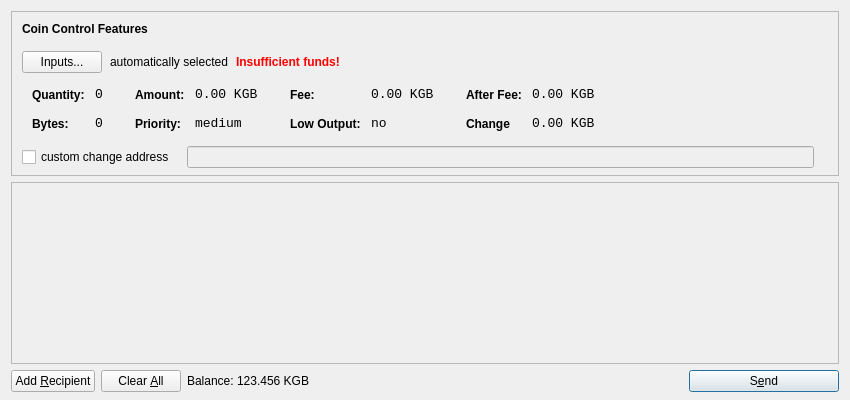
<?xml version="1.0" encoding="UTF-8"?>
<ui version="4.0">
 <class>SendCoinsDialog</class>
 <widget class="QDialog" name="SendCoinsDialog">
  <property name="geometry">
   <rect>
    <x>0</x>
    <y>0</y>
    <width>850</width>
    <height>400</height>
   </rect>
  </property>
  <property name="windowTitle">
   <string>Send Coins</string>
  </property>
  <layout class="QVBoxLayout" name="verticalLayout" stretch="0,1,0">
   <property name="bottomMargin">
    <number>8</number>
   </property>
   <item>
    <widget class="QFrame" name="frameCoinControl">
     <property name="sizePolicy">
      <sizepolicy hsizetype="Expanding" vsizetype="Expanding">
       <horstretch>0</horstretch>
       <verstretch>0</verstretch>
      </sizepolicy>
     </property>
     <property name="maximumSize">
      <size>
       <width>16777215</width>
       <height>16777215</height>
      </size>
     </property>
     <property name="frameShape">
      <enum>QFrame::StyledPanel</enum>
     </property>
     <property name="frameShadow">
      <enum>QFrame::Sunken</enum>
     </property>
     <layout class="QVBoxLayout" name="verticalLayoutCoinControl2">
      <property name="spacing">
       <number>-1</number>
      </property>
      <property name="leftMargin">
       <number>0</number>
      </property>
      <property name="topMargin">
       <number>0</number>
      </property>
      <property name="rightMargin">
       <number>0</number>
      </property>
      <property name="bottomMargin">
       <number>6</number>
      </property>
      <item>
       <layout class="QVBoxLayout" name="verticalLayoutCoinControl" stretch="0,0,0,0,1">
        <property name="spacing">
         <number>0</number>
        </property>
        <property name="leftMargin">
         <number>10</number>
        </property>
        <property name="topMargin">
         <number>10</number>
        </property>
        <item>
         <layout class="QHBoxLayout" name="horizontalLayoutCoinControl1">
          <property name="bottomMargin">
           <number>15</number>
          </property>
          <item>
           <widget class="QLabel" name="labelCoinControlFeatures">
            <property name="sizePolicy">
             <sizepolicy hsizetype="Preferred" vsizetype="Maximum">
              <horstretch>0</horstretch>
              <verstretch>0</verstretch>
             </sizepolicy>
            </property>
            <property name="font">
             <font>
              <weight>75</weight>
              <bold>true</bold>
             </font>
            </property>
            <property name="styleSheet">
             <string notr="true">font-weight:bold;</string>
            </property>
            <property name="text">
             <string>Coin Control Features</string>
            </property>
           </widget>
          </item>
         </layout>
        </item>
        <item>
         <layout class="QHBoxLayout" name="horizontalLayoutCoinControl2" stretch="0,0,0,0">
          <property name="spacing">
           <number>8</number>
          </property>
          <property name="bottomMargin">
           <number>10</number>
          </property>
          <item>
           <widget class="QPushButton" name="pushButtonCoinControl">
            <property name="styleSheet">
             <string notr="true"/>
            </property>
            <property name="text">
             <string>Inputs...</string>
            </property>
           </widget>
          </item>
          <item>
           <widget class="QLabel" name="labelCoinControlAutomaticallySelected">
            <property name="text">
             <string>automatically selected</string>
            </property>
            <property name="margin">
             <number>5</number>
            </property>
           </widget>
          </item>
          <item>
           <widget class="QLabel" name="labelCoinControlInsuffFunds">
            <property name="font">
             <font>
              <weight>75</weight>
              <bold>true</bold>
             </font>
            </property>
            <property name="styleSheet">
             <string notr="true">color:red;font-weight:bold;</string>
            </property>
            <property name="text">
             <string>Insufficient funds!</string>
            </property>
            <property name="margin">
             <number>5</number>
            </property>
           </widget>
          </item>
          <item>
           <spacer name="horizontalSpacerCoinControl">
            <property name="orientation">
             <enum>Qt::Horizontal</enum>
            </property>
            <property name="sizeHint" stdset="0">
             <size>
              <width>40</width>
              <height>1</height>
             </size>
            </property>
           </spacer>
          </item>
         </layout>
        </item>
        <item>
         <widget class="QWidget" name="widgetCoinControl" native="true">
          <property name="sizePolicy">
           <sizepolicy hsizetype="Preferred" vsizetype="Preferred">
            <horstretch>0</horstretch>
            <verstretch>0</verstretch>
           </sizepolicy>
          </property>
          <property name="minimumSize">
           <size>
            <width>0</width>
            <height>0</height>
           </size>
          </property>
          <property name="styleSheet">
           <string notr="true"/>
          </property>
          <layout class="QHBoxLayout" name="horizontalLayoutCoinControl5">
           <property name="margin">
            <number>0</number>
           </property>
           <item>
            <layout class="QHBoxLayout" name="horizontalLayoutCoinControl3" stretch="0,0,0,1">
             <property name="spacing">
              <number>20</number>
             </property>
             <property name="topMargin">
              <number>0</number>
             </property>
             <property name="bottomMargin">
              <number>10</number>
             </property>
             <item>
              <layout class="QFormLayout" name="formLayoutCoinControl1">
               <property name="horizontalSpacing">
                <number>10</number>
               </property>
               <property name="verticalSpacing">
                <number>14</number>
               </property>
               <property name="leftMargin">
                <number>10</number>
               </property>
               <property name="topMargin">
                <number>4</number>
               </property>
               <property name="rightMargin">
                <number>6</number>
               </property>
               <item row="0" column="0">
                <widget class="QLabel" name="labelCoinControlQuantityText">
                 <property name="styleSheet">
                  <string notr="true">font-weight:bold;</string>
                 </property>
                 <property name="text">
                  <string>Quantity:</string>
                 </property>
                 <property name="margin">
                  <number>0</number>
                 </property>
                </widget>
               </item>
               <item row="0" column="1">
                <widget class="QLabel" name="labelCoinControlQuantity">
                 <property name="font">
                  <font>
                   <family>Monospace</family>
                   <pointsize>10</pointsize>
                  </font>
                 </property>
                 <property name="cursor">
                  <cursorShape>IBeamCursor</cursorShape>
                 </property>
                 <property name="contextMenuPolicy">
                  <enum>Qt::ActionsContextMenu</enum>
                 </property>
                 <property name="text">
                  <string>0</string>
                 </property>
                 <property name="margin">
                  <number>0</number>
                 </property>
                 <property name="textInteractionFlags">
                  <set>Qt::LinksAccessibleByMouse|Qt::TextSelectableByKeyboard|Qt::TextSelectableByMouse</set>
                 </property>
                </widget>
               </item>
               <item row="1" column="0">
                <widget class="QLabel" name="labelCoinControlBytesText">
                 <property name="styleSheet">
                  <string notr="true">font-weight:bold;</string>
                 </property>
                 <property name="text">
                  <string>Bytes:</string>
                 </property>
                </widget>
               </item>
               <item row="1" column="1">
                <widget class="QLabel" name="labelCoinControlBytes">
                 <property name="font">
                  <font>
                   <family>Monospace</family>
                   <pointsize>10</pointsize>
                  </font>
                 </property>
                 <property name="cursor">
                  <cursorShape>IBeamCursor</cursorShape>
                 </property>
                 <property name="contextMenuPolicy">
                  <enum>Qt::ActionsContextMenu</enum>
                 </property>
                 <property name="text">
                  <string>0</string>
                 </property>
                 <property name="textInteractionFlags">
                  <set>Qt::LinksAccessibleByMouse|Qt::TextSelectableByKeyboard|Qt::TextSelectableByMouse</set>
                 </property>
                </widget>
               </item>
              </layout>
             </item>
             <item>
              <layout class="QFormLayout" name="formLayoutCoinControl2">
               <property name="horizontalSpacing">
                <number>10</number>
               </property>
               <property name="verticalSpacing">
                <number>14</number>
               </property>
               <property name="leftMargin">
                <number>6</number>
               </property>
               <property name="topMargin">
                <number>4</number>
               </property>
               <property name="rightMargin">
                <number>6</number>
               </property>
               <item row="0" column="0">
                <widget class="QLabel" name="labelCoinControlAmountText">
                 <property name="styleSheet">
                  <string notr="true">font-weight:bold;</string>
                 </property>
                 <property name="text">
                  <string>Amount:</string>
                 </property>
                 <property name="margin">
                  <number>0</number>
                 </property>
                </widget>
               </item>
               <item row="0" column="1">
                <widget class="QLabel" name="labelCoinControlAmount">
                 <property name="font">
                  <font>
                   <family>Monospace</family>
                   <pointsize>10</pointsize>
                  </font>
                 </property>
                 <property name="cursor">
                  <cursorShape>IBeamCursor</cursorShape>
                 </property>
                 <property name="contextMenuPolicy">
                  <enum>Qt::ActionsContextMenu</enum>
                 </property>
                 <property name="text">
                  <string notr="true">0.00 KGB</string>
                 </property>
                 <property name="textInteractionFlags">
                  <set>Qt::LinksAccessibleByMouse|Qt::TextSelectableByKeyboard|Qt::TextSelectableByMouse</set>
                 </property>
                </widget>
               </item>
               <item row="1" column="0">
                <widget class="QLabel" name="labelCoinControlPriorityText">
                 <property name="styleSheet">
                  <string notr="true">font-weight:bold;</string>
                 </property>
                 <property name="text">
                  <string>Priority:</string>
                 </property>
                </widget>
               </item>
               <item row="1" column="1">
                <widget class="QLabel" name="labelCoinControlPriority">
                 <property name="font">
                  <font>
                   <family>Monospace</family>
                   <pointsize>10</pointsize>
                  </font>
                 </property>
                 <property name="cursor">
                  <cursorShape>IBeamCursor</cursorShape>
                 </property>
                 <property name="contextMenuPolicy">
                  <enum>Qt::ActionsContextMenu</enum>
                 </property>
                 <property name="text">
                  <string>medium</string>
                 </property>
                 <property name="textInteractionFlags">
                  <set>Qt::LinksAccessibleByMouse|Qt::TextSelectableByKeyboard|Qt::TextSelectableByMouse</set>
                 </property>
                </widget>
               </item>
              </layout>
             </item>
             <item>
              <layout class="QFormLayout" name="formLayoutCoinControl3">
               <property name="horizontalSpacing">
                <number>10</number>
               </property>
               <property name="verticalSpacing">
                <number>14</number>
               </property>
               <property name="leftMargin">
                <number>6</number>
               </property>
               <property name="topMargin">
                <number>4</number>
               </property>
               <property name="rightMargin">
                <number>6</number>
               </property>
               <item row="0" column="0">
                <widget class="QLabel" name="labelCoinControlFeeText">
                 <property name="styleSheet">
                  <string notr="true">font-weight:bold;</string>
                 </property>
                 <property name="text">
                  <string>Fee:</string>
                 </property>
                 <property name="margin">
                  <number>0</number>
                 </property>
                </widget>
               </item>
               <item row="0" column="1">
                <widget class="QLabel" name="labelCoinControlFee">
                 <property name="font">
                  <font>
                   <family>Monospace</family>
                   <pointsize>10</pointsize>
                  </font>
                 </property>
                 <property name="cursor">
                  <cursorShape>IBeamCursor</cursorShape>
                 </property>
                 <property name="contextMenuPolicy">
                  <enum>Qt::ActionsContextMenu</enum>
                 </property>
                 <property name="text">
                  <string notr="true">0.00 KGB</string>
                 </property>
                 <property name="textInteractionFlags">
                  <set>Qt::LinksAccessibleByMouse|Qt::TextSelectableByKeyboard|Qt::TextSelectableByMouse</set>
                 </property>
                </widget>
               </item>
               <item row="1" column="0">
                <widget class="QLabel" name="labelCoinControlLowOutputText">
                 <property name="styleSheet">
                  <string notr="true">font-weight:bold;</string>
                 </property>
                 <property name="text">
                  <string>Low Output:</string>
                 </property>
                </widget>
               </item>
               <item row="1" column="1">
                <widget class="QLabel" name="labelCoinControlLowOutput">
                 <property name="font">
                  <font>
                   <family>Monospace</family>
                   <pointsize>10</pointsize>
                  </font>
                 </property>
                 <property name="cursor">
                  <cursorShape>IBeamCursor</cursorShape>
                 </property>
                 <property name="contextMenuPolicy">
                  <enum>Qt::ActionsContextMenu</enum>
                 </property>
                 <property name="text">
                  <string>no</string>
                 </property>
                 <property name="textInteractionFlags">
                  <set>Qt::LinksAccessibleByMouse|Qt::TextSelectableByKeyboard|Qt::TextSelectableByMouse</set>
                 </property>
                </widget>
               </item>
              </layout>
             </item>
             <item>
              <layout class="QFormLayout" name="formLayoutCoinControl4">
               <property name="horizontalSpacing">
                <number>10</number>
               </property>
               <property name="verticalSpacing">
                <number>14</number>
               </property>
               <property name="leftMargin">
                <number>6</number>
               </property>
               <property name="topMargin">
                <number>4</number>
               </property>
               <property name="rightMargin">
                <number>6</number>
               </property>
               <item row="0" column="0">
                <widget class="QLabel" name="labelCoinControlAfterFeeText">
                 <property name="styleSheet">
                  <string notr="true">font-weight:bold;</string>
                 </property>
                 <property name="text">
                  <string>After Fee:</string>
                 </property>
                 <property name="margin">
                  <number>0</number>
                 </property>
                </widget>
               </item>
               <item row="0" column="1">
                <widget class="QLabel" name="labelCoinControlAfterFee">
                 <property name="font">
                  <font>
                   <family>Monospace</family>
                   <pointsize>10</pointsize>
                  </font>
                 </property>
                 <property name="cursor">
                  <cursorShape>IBeamCursor</cursorShape>
                 </property>
                 <property name="contextMenuPolicy">
                  <enum>Qt::ActionsContextMenu</enum>
                 </property>
                 <property name="text">
                  <string notr="true">0.00 KGB</string>
                 </property>
                 <property name="textInteractionFlags">
                  <set>Qt::LinksAccessibleByMouse|Qt::TextSelectableByKeyboard|Qt::TextSelectableByMouse</set>
                 </property>
                </widget>
               </item>
               <item row="1" column="0">
                <widget class="QLabel" name="labelCoinControlChangeText">
                 <property name="styleSheet">
                  <string notr="true">font-weight:bold;</string>
                 </property>
                 <property name="text">
                  <string>Change</string>
                 </property>
                </widget>
               </item>
               <item row="1" column="1">
                <widget class="QLabel" name="labelCoinControlChange">
                 <property name="font">
                  <font>
                   <family>Monospace</family>
                   <pointsize>10</pointsize>
                  </font>
                 </property>
                 <property name="cursor">
                  <cursorShape>IBeamCursor</cursorShape>
                 </property>
                 <property name="contextMenuPolicy">
                  <enum>Qt::ActionsContextMenu</enum>
                 </property>
                 <property name="text">
                  <string notr="true">0.00 KGB</string>
                 </property>
                 <property name="textInteractionFlags">
                  <set>Qt::LinksAccessibleByMouse|Qt::TextSelectableByKeyboard|Qt::TextSelectableByMouse</set>
                 </property>
                </widget>
               </item>
              </layout>
             </item>
            </layout>
           </item>
          </layout>
         </widget>
        </item>
        <item>
         <layout class="QHBoxLayout" name="horizontalLayoutCoinControl4" stretch="0,0,0">
          <property name="spacing">
           <number>12</number>
          </property>
          <property name="sizeConstraint">
           <enum>QLayout::SetDefaultConstraint</enum>
          </property>
          <property name="topMargin">
           <number>5</number>
          </property>
          <property name="rightMargin">
           <number>5</number>
          </property>
          <item>
           <widget class="QCheckBox" name="checkBoxCoinControlChange">
            <property name="text">
             <string>custom change address</string>
            </property>
           </widget>
          </item>
          <item>
           <widget class="QLineEdit" name="lineEditCoinControlChange">
            <property name="enabled">
             <bool>false</bool>
            </property>
            <property name="sizePolicy">
             <sizepolicy hsizetype="Expanding" vsizetype="Fixed">
              <horstretch>0</horstretch>
              <verstretch>0</verstretch>
             </sizepolicy>
            </property>
           </widget>
          </item>
          <item>
           <widget class="QLabel" name="labelCoinControlChangeLabel">
            <property name="sizePolicy">
             <sizepolicy hsizetype="Preferred" vsizetype="Expanding">
              <horstretch>0</horstretch>
              <verstretch>0</verstretch>
             </sizepolicy>
            </property>
            <property name="minimumSize">
             <size>
              <width>0</width>
              <height>0</height>
             </size>
            </property>
            <property name="text">
             <string/>
            </property>
            <property name="margin">
             <number>3</number>
            </property>
           </widget>
          </item>
         </layout>
        </item>
        <item>
         <spacer name="verticalSpacerCoinControl">
          <property name="orientation">
           <enum>Qt::Vertical</enum>
          </property>
          <property name="sizeHint" stdset="0">
           <size>
            <width>800</width>
            <height>1</height>
           </size>
          </property>
         </spacer>
        </item>
       </layout>
      </item>
     </layout>
    </widget>
   </item>
   <item>
    <widget class="QScrollArea" name="scrollArea">
     <property name="widgetResizable">
      <bool>true</bool>
     </property>
     <widget class="QWidget" name="scrollAreaWidgetContents">
      <property name="geometry">
       <rect>
        <x>0</x>
        <y>0</y>
        <width>830</width>
        <height>165</height>
       </rect>
      </property>
      <layout class="QVBoxLayout" name="verticalLayout_2">
       <property name="margin">
        <number>0</number>
       </property>
       <item>
        <layout class="QVBoxLayout" name="entries">
         <property name="spacing">
          <number>6</number>
         </property>
        </layout>
       </item>
       <item>
        <spacer name="verticalSpacer">
         <property name="orientation">
          <enum>Qt::Vertical</enum>
         </property>
         <property name="sizeHint" stdset="0">
          <size>
           <width>20</width>
           <height>40</height>
          </size>
         </property>
        </spacer>
       </item>
      </layout>
     </widget>
    </widget>
   </item>
   <item>
    <layout class="QHBoxLayout" name="horizontalLayout">
     <item>
      <widget class="QPushButton" name="addButton">
       <property name="toolTip">
        <string>Send to multiple recipients at once</string>
       </property>
       <property name="text">
        <string>Add &amp;Recipient</string>
       </property>
       <property name="autoDefault">
        <bool>false</bool>
       </property>
      </widget>
     </item>
     <item>
      <widget class="QPushButton" name="clearButton">
       <property name="sizePolicy">
        <sizepolicy hsizetype="Minimum" vsizetype="Fixed">
         <horstretch>0</horstretch>
         <verstretch>0</verstretch>
        </sizepolicy>
       </property>
       <property name="toolTip">
        <string>Remove all transaction fields</string>
       </property>
       <property name="text">
        <string>Clear &amp;All</string>
       </property>
       <property name="autoRepeatDelay">
        <number>300</number>
       </property>
       <property name="autoDefault">
        <bool>false</bool>
       </property>
      </widget>
     </item>
     <item>
      <layout class="QHBoxLayout" name="horizontalLayout_2">
       <property name="spacing">
        <number>3</number>
       </property>
       <item>
        <widget class="QLabel" name="label">
         <property name="sizePolicy">
          <sizepolicy hsizetype="Preferred" vsizetype="Fixed">
           <horstretch>0</horstretch>
           <verstretch>0</verstretch>
          </sizepolicy>
         </property>
         <property name="text">
          <string>Balance:</string>
         </property>
        </widget>
       </item>
       <item>
        <widget class="QLabel" name="labelBalance">
         <property name="sizePolicy">
          <sizepolicy hsizetype="Preferred" vsizetype="Fixed">
           <horstretch>0</horstretch>
           <verstretch>0</verstretch>
          </sizepolicy>
         </property>
         <property name="cursor">
          <cursorShape>IBeamCursor</cursorShape>
         </property>
         <property name="text">
          <string notr="true">123.456 KGB</string>
         </property>
         <property name="textInteractionFlags">
          <set>Qt::LinksAccessibleByMouse|Qt::TextSelectableByKeyboard|Qt::TextSelectableByMouse</set>
         </property>
        </widget>
       </item>
      </layout>
     </item>
     <item>
      <spacer name="horizontalSpacer">
       <property name="orientation">
        <enum>Qt::Horizontal</enum>
       </property>
       <property name="sizeHint" stdset="0">
        <size>
         <width>40</width>
         <height>20</height>
        </size>
       </property>
      </spacer>
     </item>
     <item>
      <widget class="QPushButton" name="sendButton">
       <property name="minimumSize">
        <size>
         <width>150</width>
         <height>0</height>
        </size>
       </property>
       <property name="toolTip">
        <string>Confirm the send action</string>
       </property>
       <property name="text">
        <string>S&amp;end</string>
       </property>
       <property name="icon">
        <iconset resource="../bitcoin.qrc">
         <normaloff>:/icons/send</normaloff>:/icons/send</iconset>
       </property>
       <property name="default">
        <bool>true</bool>
       </property>
      </widget>
     </item>
    </layout>
   </item>
  </layout>
 </widget>
 <resources>
  <include location="../bitcoin.qrc"/>
 </resources>
 <connections/>
</ui>
